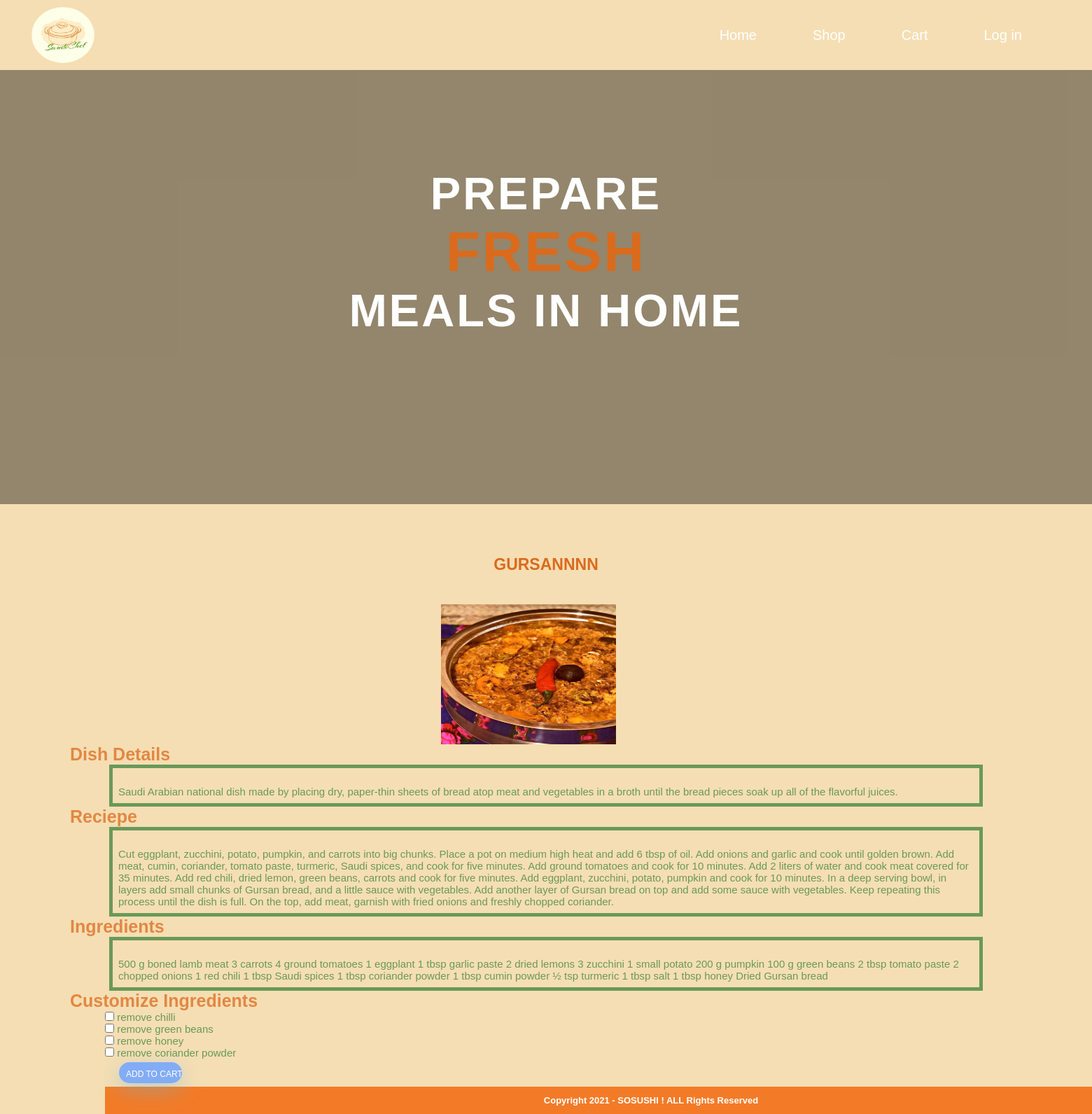
Page /view.php?title=Gursannnn on the committed database.
### tables this page shows
CREATE TABLE `meal` (
  `title` varchar(20) NOT NULL,
  `img_url` varchar(40) NOT NULL,
  `description` varchar(2000) NOT NULL,
  `ingredients` varchar(2000) NOT NULL,
  `recipe` varchar(4000) NOT NULL,
  `c1` varchar(30) NOT NULL,
  `c2` varchar(30) NOT NULL,
  `c3` varchar(30) NOT NULL,
  `c4` varchar(30) NOT NULL,
  `price` int(30) NOT NULL,
  `quantity` int(100) NOT NULL,
  `custom` varchar(1000) NOT NULL
);

### view.php (the view, shortened to what this page needs)
<?php
include_once 'connection.php';
$t=$_GET['title'];
$sql="SELECT * FROM meal where title='$t'";
$result = mysqli_query($connection, $sql);
$row = mysqli_fetch_assoc($result);
?>
<html>
<head>
    <link rel="stylesheet" href="css/css.css">
	<link rel="stylesheet" href="css/mealview.css">
</head>
<body id='body'>
    <section class="header">
        <nav class="navbar">
            <div class="navbar-box">
                <img src="images/logo1.PNG" alt="logo">
            </div>
            <div class="navbar-list">
                <ul>
                    <li class="navbar-item active"> <a class="navbar-link" href="Homepage.html">Home</a> </li>
                    <li class="navbar-item"> <a class="navbar-link" href="Shop.php">Shop</a></li>
                    <li class="navbar-item"> <a class="navbar-link" href="cart.php">Cart</a> </li>
                    <li class="navbar-item"> <a class="navbar-link" href="adminlogin.php">Log in</a> </li>
                </ul>
            </div>
        </nav>
        <div>
            <div class="video">
                <video loop muted autoplay id="video">
                    <source src="images/video.mp4" type="video/mp4">
                </video>
            </div>
            <div class="header-box">
                <h1 class="heading-primary">
                    Prepare <br> <span id="sushi">FRESH </span> <br> meals in home
                </h1>
            </div>
        </div>
    </section>
    <br />
    <br />
    <br />
    <div class="section-title">
        <h2><?php echo $row['title'];?></h2>
    </div>
    <br>
    <br>
    <br>
			<div class ="imagepos">
            <img src="<?php echo $row['img_url'];?>" alt="<?php echo $row['title'];?>" style="width:250px; height: 200px;">
			</div>
			<div class ="textstyle">
			<dl>
			<dt> Dish Details </dt>
			<dd><br> <?php echo $row['description'];?></dd>
			<dt> Reciepe </dt>
			<dd> <br> <?php echo $row['recipe'];?> </dd>
			<dt> Ingredients </dt>
			<dd> <br> <?php echo $row['ingredients'];?> </dd>
			<dt> Customize Ingredients </dt>
			</dl>
			</div>
	<form id="customize" action="cart.php" method="get">
            <div>
            <input type="checkbox" name="c1" value="<?php echo $row['c1'];?>" />
            <label for="Ingredient"><?php echo $row['c1'];?> </label>
           </div>
           <div>
           <input type="checkbox" name="c2" value="<?php echo $row['c2'];?>"  />
           <label for="Ingredient"><?php echo $row['c2'];?> </label>
           </div>
		    <div>
           <input type="checkbox" name="c3" value="<?php echo $row['c3'];?>" />
           <label for="Ingredient"><?php echo $row['c3'];?> </label>
           </div>
		   <div>
           <input type="checkbox" name="c4" value="<?php echo $row['c4'];?>"  />
           <label for="Ingredient"><?php echo $row['c4'];?> </label>
           </div>
           <div>
             <input type="submit" name="Add" value="Add to cart" id="addtocart"/></a
          </form>
	<footer>Copyright 2021 - SOSUSHI ! ALL Rights Reserved</footer>
</body>
</html>

### css/css.css (style rules this page uses)
*, *:before, *:after { padding: 0; margin: 0; box-sizing: border-box; }
.active { background-color: wheat; color: white; }
html { font-size: 62.5%; }
body { font-family: 'popons', sans-serif; background-color: wheat; overflow-x: hidden; justify-content: center; }
footer { background-color: #f37b27; color: white; font-size: small; font-weight: bold; text-align: center; line-height: 3em; width: 100%; Height: auto; padding: 0%; margin: 0% }
.header { height: 90vh; position: relative; }
.navbar { background-color: wheat; display: flex; justify-content: space-between; background-color: wheat; height: 100px; width: 100%; align-items: center; padding: 0 40px; z-index: 10; position: fixed; }
.navbar-box img { margin: .5rem; height : 80px; width: 90px; padding: 0; float: left; }
.navbar-list { float: right; margin-right: 20px; list-style: none; font-size: 2rem; }
.navbar-list ul { display: flex; margin: 0; padding: 0; }
.navbar-list li { list-style: none; }
.navbar-item { display: inline-block; line-height: 80px; margin: 0 30px; }
.navbar-link:visited, .navbar-link:link { text-decoration: none; color:white; padding: 1rem; display: block; transition: all .2s ease; }
.video { width: 100%; height: 100%; background-color: rgba(0,0,0,.4); position: absolute; bottom: 0; right: 0; }
#video { width: 100%; height: 100%; object-fit: cover; position: relative; z-index: -1; }
.header-box { position: absolute; top: 50%; left: 50%; transform: translate(-50%, -50%); text-align: center; text-transform: uppercase; color: white; }
.heading-primary { font-size: 6.5rem; font-weight: 600; letter-spacing: 3px; }
#sushi { color: #da6b1d; font-weight: 800; font-size: 8rem; }
.section-title { font-family: 'popons', sans-serif; font-size: 25px; font-weight: bold; text-align: center; margin: auto; color: #da6b1d; text-align: center; }
h2 { text-align: center; font-size: 23px; font-weight: 600; text-transform: uppercase; display: inline-block; margin: 40px 8px 10px 8px; }
input[type=button], input[type=submit], input[type=reset] { background-color: forestgreen; border: none; color: white; padding: 15px 80px; text-align: center; text-decoration: none; display: inline-block; text-transform: uppercase; font-size: 13px; -webkit-box-shadow: 0 10px 30px 0 rgba(95,186,233,0.4); box-shadow: 0 10px 30px 0 rgba(95,186,233,0.4); -webkit-border-radius: 5px 5px 5px 5px; border-radius: 5px 5px 5px 5px; margin: 5px 20px 40px 20px; -webkit-transition: all 0.3s ease-in-out; -moz-transition: all 0.3s ease-in-out; -ms-transition: all 0.3s ease-in-out; -o-transition: all 0.3s ease-in-out; transition: all 0.3s ease-in-out; }
* { box-sizing: border-box; }

### css/mealview.css (style rules this page uses)
.imagepos { position: relative; right: -630px; }
.textstyle dt { font-family: 'popons', sans-serif; font-size: 25px; font-weight: bold; margin: auto; color: #e28743; position: relative; right: -100px; text-decoration: none; }
.textstyle dd { font-family: 'popons', sans-serif; font-size: 15px; color:#6a995a; width: 80%; padding: 8px; border: 5px solid ; margin: 0 auto; text-align: initial; }
#customize { position: left; position: relative; left: 150px; display: grid; font-family: 'popons', sans-serif; font-size: 15px; color:#6a995a; }
#addtocart { width: 90px; height: 30px; display: inline-block; padding: 10px 15px 10px 10px; font-size: 12px; cursor: pointer; text-align: center; text-decoration: none; outline: none; color: #fff; background-color: #83acf6; border: none; border-radius: 30px; margin-top: 5px; margin-bottom: 5px; }

### rows in the picture
meal: title "GURSANNNN", img_url (picture), description "Saudi Arabian national dish made by placing dry, paper-thin sheets of bread atop meat and vegetables in a broth until the bread pieces soak up all of the flavorful juices.", recipe "Cut eggplant, zucchini, potato, pumpkin, and carrots into big chunks. Place a pot on medium high heat and add 6 tbsp of oil. Add onions and garlic and cook until golden brown. Add meat, cumin, coriander, tomato paste, turmeric, Saudi spices, and cook for five minutes. Add ground tomatoes and cook for 10 minutes. Add 2 liters of water and cook meat covered for 35 minutes. Add red chili, dried lemon, green beans, carrots and cook for five minutes. Add eggplant, zucchini, potato, pumpkin and cook for 10 minutes. In a deep serving bowl, in layers add small chunks of Gursan bread, and a little sauce with vegetables. Add another layer of Gursan bread on top and add some sauce with vegetables.…", ingredients "500 g boned lamb meat 3 carrots 4 ground tomatoes 1 eggplant 1 tbsp garlic paste 2 dried lemons 3 zucchini 1 small potato 200 g pumpkin 100 g green beans 2 tbsp tomato paste 2 chopped onions 1 red chili 1 tbsp Saudi spices 1 tbsp coriander powder 1 tbsp cumin powder ½ tsp turmeric 1 tbsp salt 1 tbsp honey Dried Gursan bread", c1 "remove chilli", c2 "remove green beans", c3 "remove honey", c4 "remove coriander powder"
